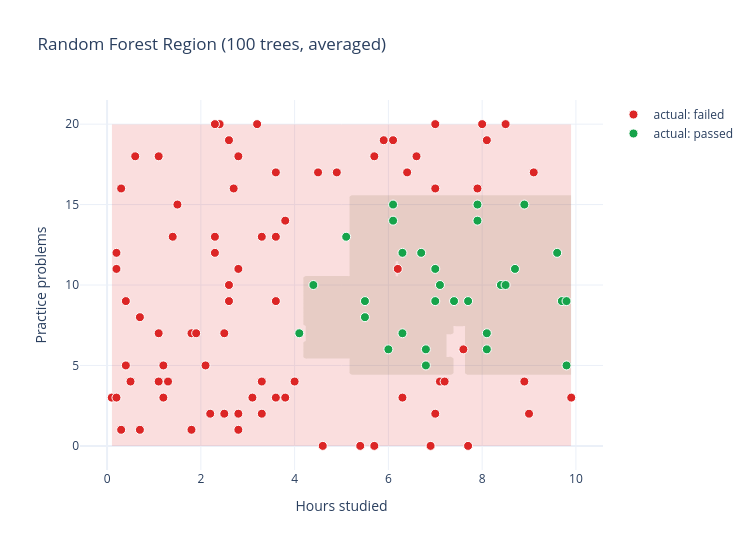

Notebook code cell kept with this figure:
### Markdown cell above
Continuing with the worked model:

### Code cell
forest_model = RandomForestClassifier(n_estimators=100, random_state=0)
forest_model.fit(X_train, y_train)
print(f"Train accuracy: {forest_model.score(X_train, y_train):.3f}")
print(f"Test accuracy:  {forest_model.score(X_test, y_test):.3f}")

forest_grid = forest_model.predict(grid_points).reshape(grid_x.shape)

forest_region_figure = go.Figure()
forest_region_figure.add_trace(
    go.Contour(
        x=grid_hours, y=grid_practice, z=forest_grid,
        showscale=False, colorscale=[[0, "rgba(220,38,38,0.15)"], [1, "rgba(22,163,74,0.15)"]],
        contours=dict(start=0, end=1, size=1, coloring="fill"),
        line=dict(width=0), hoverinfo="skip",
    )
)
for passed_value, color, label in [(0, "#dc2626", "actual: failed"), (1, "#16a34a", "actual: passed")]:
    subset = pass_df[pass_df["passed"] == passed_value]
    forest_region_figure.add_trace(
        go.Scatter(
            x=subset["hours_studied"], y=subset["practice_problems"], mode="markers",
            marker=dict(size=9, color=color, line=dict(width=1, color="white")), name=label,
        )
    )
forest_region_figure.update_layout(
    title="Random Forest Region (100 trees, averaged)",
    xaxis_title="Hours studied", yaxis_title="Practice problems",
    template="plotly_white", width=750, height=550,
)
forest_region_figure.show()

### Figure 1 — Plotly figure (JSON) as saved in the notebook; plotly's stock layout.template omitted (floating-point values rounded to 4 significant figures; data arrays with more than 128 entries replaced by an {"elided": "..."} marker saying what was removed)
{"data": [{"colorscale": [[0, "rgba(220,38,38,0.15)"], [1, "rgba(22,163,74,0.15)"]], "contours": {"coloring": "fill", "end": 1, "size": 1, "start": 0}, "hoverinfo": "skip", "line": {"width": 0}, "showscale": false, "type": "contour", "x": {"elided": "200 float values"}, "y": {"elided": "200 float values"}, "z": {"elided": "200x200 int values"}}, {"marker": {"color": "#dc2626", "line": {"color": "white", "width": 1}, "size": 9}, "mode": "markers", "name": "actual: failed", "type": "scatter", "x": [6.6, 0.7, 7.0, 3.2, 4.5, 0.6, 1.8, 1.1, 8.5, 7.0, 2.4, 1.3, 1.9, 2.8, 7.1, 0.7, 3.1, 6.3, 4.0, 9.9, 7.7, 0.1, 3.3, 0.2, 1.1, 3.6, 7.9, 3.8, 0.3, 2.6, 3.3, 5.7, 0.2, 7.6, 2.3, 0.4, 3.6, 8.1, 0.3, 2.6, 1.2, 7.2, 1.1, 3.6, 2.1, 8.9, 8.0, 2.2, 4.9, 5.4, 2.8, 0.5, 3.3, 1.8, 2.3, 2.3, 2.5, 2.8, 5.7, 2.8, 6.1, 1.1, 5.9, 6.2, 0.2, 3.6, 1.4, 9.1, 2.6, 2.7, 7.0, 6.4, 2.5, 1.2, 4.6, 3.8, 1.5, 6.9, 0.4, 9.0], "y": [18, 1, 16, 20, 17, 18, 7, 4, 20, 2, 20, 4, 7, 1, 4, 8, 3, 3, 4, 3, 0, 3, 13, 12, 18, 17, 16, 14, 1, 19, 2, 0, 3, 6, 20, 9, 9, 19, 16, 10, 3, 4, 18, 13, 5, 4, 20, 2, 17, 0, 18, 4, 4, 1, 12, 13, 2, 2, 18, 11, 19, 7, 19, 11, 11, 3, 13, 17, 9, 16, 20, 17, 7, 5, 0, 3, 15, 0, 5, 2]}, {"marker": {"color": "#16a34a", "line": {"color": "white", "width": 1}, "size": 9}, "mode": "markers", "name": "actual: passed", "type": "scatter", "x": [7.0, 9.8, 7.1, 5.1, 8.4, 7.7, 5.5, 8.5, 4.1, 9.7, 5.5, 7.9, 7.4, 6.0, 6.3, 8.7, 6.1, 4.4, 8.1, 9.8, 7.9, 6.8, 6.3, 8.9, 9.6, 6.7, 6.8, 8.1, 6.1, 7.0], "y": [9, 5, 10, 13, 10, 9, 9, 10, 7, 9, 8, 14, 9, 6, 7, 11, 14, 10, 6, 9, 15, 6, 12, 15, 12, 12, 5, 7, 15, 11]}], "layout": {"height": 550, "title": {"text": "Random Forest Region (100 trees, averaged)"}, "width": 750, "xaxis": {"title": {"text": "Hours studied"}}, "yaxis": {"title": {"text": "Practice problems"}}}}
